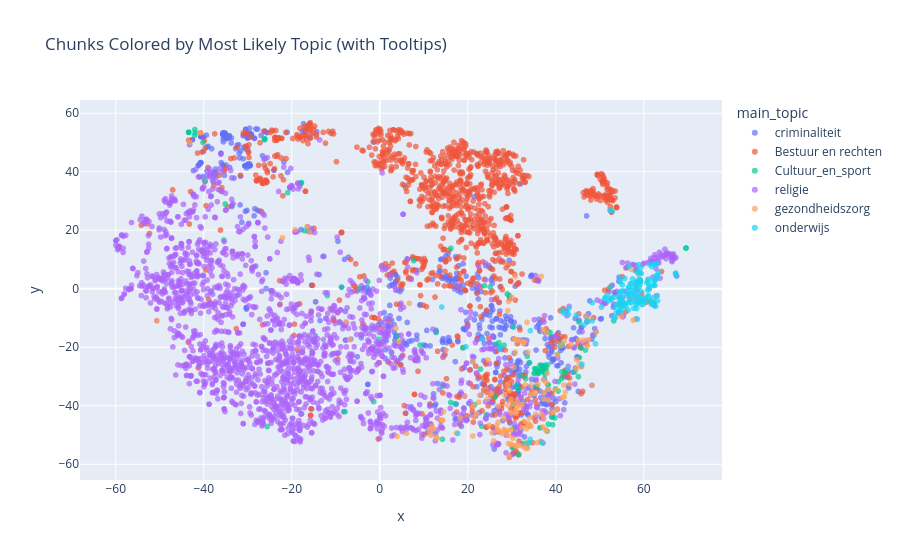
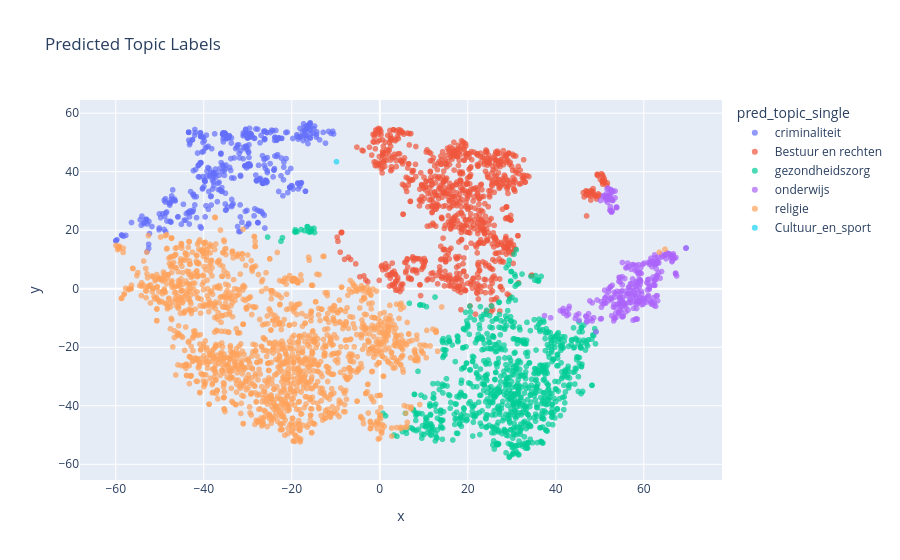
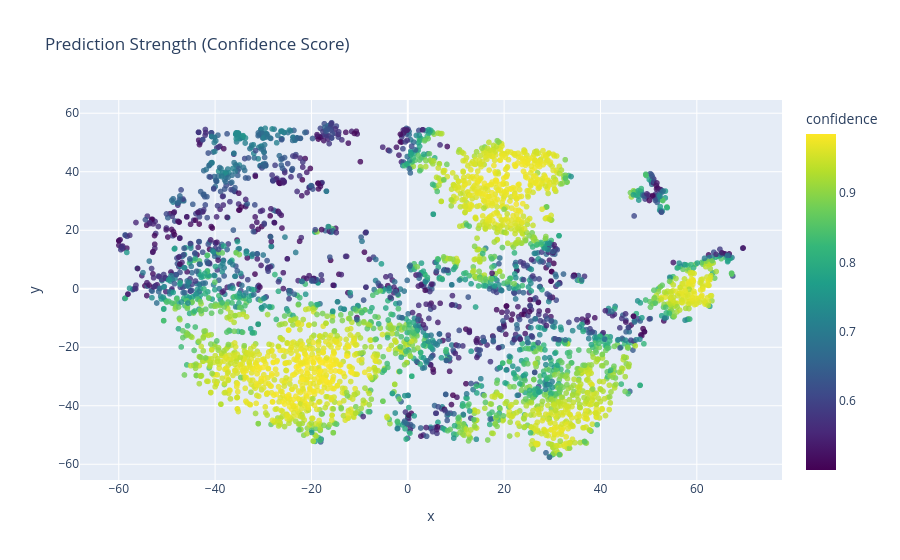

Source (notebook cell) for these figures, in order:
### Code cell
# =========================
# FILTERS (set as needed)
# =========================
# Which label field to filter on for topics: "main", "pred", or "true"
TOPIC_FILTER_SOURCE = "true"          # "main" | "pred" | "true"
TOPIC_FILTER_VALUES = []              # e.g., ["Reparations and Remembrance"]

# Document types to keep (empty = no filter)
DOC_TYPES_FILTER = []                 # e.g., ["Kamerstuk", "Nota", "Wetsvoorstel"]

# Year filter (any of the forms below). Use only one:
YEAR_MIN, YEAR_MAX = None, None       # e.g., 2015, 2024  (inclusive range); None to skip
YEAR_IN = []                          # e.g., [2019, 2020, 2021] (takes precedence over range if set)

# Confidence thresholds PER MAIN TOPIC (row-wise). If a row's main_topic is present here,
# keep it only if df['confidence'] >= that topic's threshold. Leave {} to disable.
# General confidence threshold (set to None to disable)
CONFIDENCE_MIN = 0.5  # e.g., 0.5

CONFIDENCE_MIN_BY_TOPIC = {}  # keep for compatibility, but not used

# Apply general confidence filter if set
if CONFIDENCE_MIN is not None:
    df_filt = df_filt[df_filt['confidence'] >= CONFIDENCE_MIN]

# =========================

import numpy as np
import pandas as pd

# Ensure helper conversions already defined earlier
# safe_to_list, topic_names, etc. assumed to exist per your notebook

def safe_to_list(val):
    if isinstance(val, list):
        return val
    if pd.isna(val) or val is None:
        return []
    if isinstance(val, str):
        try:
            # Try to parse string representation of list
            import ast
            parsed = ast.literal_eval(val)
            if isinstance(parsed, list):
                return parsed
        except Exception:
            pass
        # fallback: split by comma
        return [v.strip() for v in val.split(",") if v.strip()]
    return list(val) if hasattr(val, '__iter__') and not isinstance(val, (str, bytes)) else [val]

# --- Ensure basics are prepared (from your snippet) ---
df['cosine_weighted'] = df['cosine_weighted'].apply(safe_to_list)
df['true_topic'] = df['true_topic'].apply(safe_to_list)

if 'main_topic' not in df.columns:
    df['main_topic'] = df['cosine_weighted'].apply(
        lambda x: topic_names[np.argmax(x)] if isinstance(x, list) and len(x) == len(topic_names) else "unknown"
    )

if 'true_topic_single' not in df.columns:
    df['true_topic_single'] = df['true_topic'].apply(lambda x: x[0] if x else "unknown")

if 'pred_topic_single' not in df.columns and 'pred_label' in df.columns:
    df['pred_topic_single'] = df['pred_label']

# --- Add a short preview of chunk_text for tooltips ---
def make_preview(text, max_chars=60):
    s = str(text) if not pd.isna(text) else ""
    s = " ".join(s.split())               # collapse whitespace/newlines
    return s if len(s) <= max_chars else s[:max_chars-1].rstrip() + "…"

df["chunk_preview"] = df_filt.get("chunk_text", "").apply(make_preview)


# ------------- APPLY FILTERS -------------
df_filt = df.copy()

# Topic filter
if TOPIC_FILTER_VALUES:
    if TOPIC_FILTER_SOURCE == "main":
        df_filt = df_filt[df_filt['main_topic'].astype(str).isin(TOPIC_FILTER_VALUES)]
    elif TOPIC_FILTER_SOURCE == "pred":
        df_filt = df_filt[df_filt['pred_topic_single'].astype(str).isin(TOPIC_FILTER_VALUES)]
    elif TOPIC_FILTER_SOURCE == "true":
        # match against true_topic_single (single label) and also allow list in 'true_topic'
        mask_single = df_filt['true_topic_single'].astype(str).isin(TOPIC_FILTER_VALUES)
        mask_list = df_filt['true_topic'].apply(lambda lst: any(t in TOPIC_FILTER_VALUES for t in (lst if isinstance(lst, list) else [])))
        df_filt = df_filt[mask_single | mask_list]

# Document_type filter
if DOC_TYPES_FILTER and 'Document_type' in df_filt.columns:
    df_filt = df_filt[df_filt['document_type'].astype(str).isin(DOC_TYPES_FILTER)]

# Year filter
if 'Year' in df_filt.columns:
    if YEAR_IN:
        df_filt = df_filt[df_filt['year'].isin(YEAR_IN)]
    else:
        if YEAR_MIN is not None:
            df_filt = df_filt[df_filt['year'] >= YEAR_MIN]
        if YEAR_MAX is not None:
            df_filt = df_filt[df_filt['year'] <= YEAR_MAX]

# Confidence-by-main-topic filter
if CONFIDENCE_MIN_BY_TOPIC:
    def keep_row(row):
        mt = str(row.get('main_topic', 'unknown'))
        thr = CONFIDENCE_MIN_BY_TOPIC.get(mt, None)
        if thr is None:
            return True  # no threshold for this topic
        try:
            return float(row.get('confidence', np.nan)) >= float(thr)
        except Exception:
            return False
    df_filt = df_filt[df_filt.apply(keep_row, axis=1)]


# Apply general confidence filter if set
if CONFIDENCE_MIN is not None:
    df_filt = df_filt[df_filt['confidence'] >= CONFIDENCE_MIN]




# ------------- END FILTERS -------------

# --- Rebuild tooltip on filtered set ---
def tooltip_text(row):
    if isinstance(row['cosine_weighted'], list):
        topic_conf = [
            f"{topic_names[i]}: {round(score, 2)}"
            for i, score in enumerate(row['cosine_weighted'])
            if score > 0
        ]
        return "\n".join(topic_conf)
    return ""

df_filt['tooltip'] = df_filt.apply(tooltip_text, axis=1)

# =========================
# PLOTTING (use df_filt)
# =========================
import plotly.express as px
import seaborn as sns
import matplotlib.pyplot as plt
from matplotlib.patches import Patch

# Plotly scatter with main topic coloring + tooltips (uses preview)
fig = px.scatter(
    df_filt,
    x='x', y='y',
    color='main_topic',
    hover_data={
        'filename': True,
        'main_topic': True,
        'chunk_preview': True,  # <= short segment here
        'tooltip': True,        # your topic/score list
        'x': False, 'y': False,
    },
    title="Chunks Colored by Most Likely Topic (with Tooltips)"
)
fig.update_traces(marker=dict(size=6, opacity=0.7))
fig.show()

# Predicted labels scatter (uses preview instead of full text)
fig_pred = px.scatter(
    df_filt,
    x='x', y='y',
    color='pred_topic_single',
    hover_data={
        'chunk_preview': True,          # <= short segment here
        'pred_topic_single': True,
        'confidence': True
    },
    title="Predicted Topic Labels"
)
fig_pred.update_traces(marker=dict(size=6, opacity=0.7))
fig_pred.show()

# Confidence strength map (uses preview)
fig_conf = px.scatter(
    df_filt,
    x='x', y='y',
    color='confidence',
    color_continuous_scale='Viridis',
    hover_data={
        'chunk_preview': True,          # <= short segment here
        'pred_topic_single': True,
        'confidence': True
    },
    title="Prediction Strength (Confidence Score)"
)
fig_conf.update_traces(marker=dict(size=6, opacity=0.8))
fig_conf.show()


# Confidence distribution per TRUE topic
df_plot = df_filt[['confidence', 'main_topic']].copy()
df_plot['confidence'] = pd.to_numeric(df_plot['confidence'], errors='coerce')
df_plot = df_plot.dropna(subset=['confidence'])

counts = df_plot.groupby(df_plot['main_topic'].astype(str))['confidence'].size()
valid_topics = [t for t, c in counts.items() if c >= 2]

df_kde = df_plot[df_plot['main_topic'].astype(str).isin(valid_topics)].copy()
df_kde['main_topic'] = df_kde['main_topic'].astype(str)

if 'topic_names' in globals() and isinstance(topic_names, list):
    hue_order = [t for t in topic_names if t in set(valid_topics)]
else:
    hue_order = valid_topics

palette_colors = sns.color_palette("Set2", n_colors=len(hue_order))
palette_map = {lab: col for lab, col in zip(hue_order, palette_colors)}

if not df_kde.empty and len(hue_order) > 0:
    plt.figure(figsize=(12, 6))
    sns.histplot(
        data=df_kde,
        x='confidence',
        hue='main_topic',
        bins=30,
        kde=True,
        multiple='stack',
        palette=palette_map,
        hue_order=hue_order
    )
    plt.title("Confidence Distribution by True Topic")
    plt.xlabel("Model Confidence")
    plt.ylabel("Number of Chunks")

    handles = [Patch(facecolor=palette_map[k], label=k) for k in hue_order]
    plt.legend(
        handles=handles,
        title="True Topic",
        loc="center left",
        bbox_to_anchor=(1.0, 0.5),
        borderaxespad=0.,
        fontsize='small',
        title_fontsize='medium',
        frameon=True
    )
    plt.tight_layout(rect=[0, 0, 0.85, 1])
    plt.show()
else:
    print("No valid topics with at least 2 samples for confidence distribution plot.")

### Figure 1 — Plotly figure (JSON) as saved in the notebook; plotly's stock layout.template omitted (floating-point values rounded to 4 significant figures; data arrays with more than 128 entries replaced by an {"elided": "..."} marker saying what was removed)
{"data": [{"customdata": {"elided": "617x4 str values"}, "hovertemplate": "main_topic=%{customdata[1]}<br>filename=%{customdata[0]}<br>chunk_preview=%{customdata[2]}<br>tooltip=%{customdata[3]}<extra></extra>", "legendgroup": "criminaliteit", "marker": {"color": "#636efa", "opacity": 0.7, "size": 6, "symbol": "circle"}, "mode": "markers", "name": "criminaliteit", "showlegend": true, "type": "scattergl", "x": {"elided": "617 float values"}, "xaxis": "x", "y": {"elided": "617 float values"}, "yaxis": "y"}, {"customdata": {"elided": "1211x4 str values"}, "hovertemplate": "main_topic=%{customdata[1]}<br>filename=%{customdata[0]}<br>chunk_preview=%{customdata[2]}<br>tooltip=%{customdata[3]}<extra></extra>", "legendgroup": "Bestuur en rechten", "marker": {"color": "#EF553B", "opacity": 0.7, "size": 6, "symbol": "circle"}, "mode": "markers", "name": "Bestuur en rechten", "showlegend": true, "type": "scattergl", "x": {"elided": "1211 float values"}, "xaxis": "x", "y": {"elided": "1211 float values"}, "yaxis": "y"}, {"customdata": {"elided": "127x4 str values"}, "hovertemplate": "main_topic=%{customdata[1]}<br>filename=%{customdata[0]}<br>chunk_preview=%{customdata[2]}<br>tooltip=%{customdata[3]}<extra></extra>", "legendgroup": "Cultuur_en_sport", "marker": {"color": "#00cc96", "opacity": 0.7, "size": 6, "symbol": "circle"}, "mode": "markers", "name": "Cultuur_en_sport", "showlegend": true, "type": "scattergl", "x": [26.25, 58.04, -42.02, 24.25, 41.39, 46.73, 45.14, 38.32, 41.03, 61.46, 41.31, 14.22, 36.54, 29.38, 42.01, 16.17, 38.02, 23.16, 39.79, 53.15, 39.31, 33.14, 39.14, 40.56, -41.96, 25.06, 28.21, -2.733, -4.684, 7.709, -8.69, 28.94, 45.36, 41.47, 26.45, 38.73, 9.14, -40.18, -42.08, 36.38, 37.29, 37.09, 35.94, 37.77, 30.38, 35.4, 37.56, 37.55, 38.13, 36.12, 35.2, 37.79, 36.1, 37.33, 35.71, 37.38, 36.8, 35.94, -1.403, 35.04, 35.29, 37.01, 22.87, -14.59, 32.13, 2.661, 38.28, -17.95, -17.93, -18.03, -17.81, 44.31, -26.11, 36.37, 40.4, 45.26, 30.4, 32.88, 33.78, 34.02, 39.92, 17.11, 38.21, 38.24, -35.12, 16.12, 4.1, 4.137, 18.83, 30.1, -17.11, -7.91, -26.23, -11.91, -25.59, -15.59, -35.45, 27.04, 48.59, 21.55, 59.29, 30.48, 69.53, 69.61, 23.78, 62.37, 45.73, -24.61, 14.21, 12.78, -20.91, 31.47, -26.19, 33.53, 31.03, 31.47, -43.43, -43.42, -43.42, -43.43, -43.43, -0.2023, 40.52, -43.42, -43.42, -43.42, -43.43], "xaxis": "x", "y": [-36.82, 6.221, 54.43, -43.11, -28.41, -20.95, -30.06, -46.3, -19.48, -4.077, -30.74, -51.46, -47.52, -2.267, -28.61, 13.83, -48.67, -46.98, -44.16, -11.0, -46.48, -30.76, -43.77, -31.8, 53.39, 0.598, -19.28, 2.374, -0.01721, 9.584, 0.5371, -1.79, -23.52, -18.94, -19.15, -15.0, -19.24, 49.98, 52.47, -26.17, -27.93, -26.45, -27.94, -27.12, -13.09, -27.35, -26.09, -29.23, -26.04, -28.76, -27.32, -28.19, -28.24, -28.63, -33.45, -27.57, -28.17, -27.79, -38.58, -28.97, -28.77, -26.78, -27.46, -4.454, -29.66, -21.76, -14.72, 36.04, 36.13, 36.08, 36.28, -28.4, 51.23, -47.51, -22.43, -11.38, -39.33, -52.85, -52.64, -25.32, -34.21, -39.38, -32.79, -32.89, 28.97, -38.86, -16.1, -18.49, -20.22, -54.28, 19.87, -42.03, 51.22, -2.331, -47.11, 19.78, 16.66, -18.42, -16.02, -39.61, 2.501, -47.51, 13.86, 13.93, 1.052, -4.692, -20.26, -0.668, -33.35, -14.7, 32.87, -56.71, 50.93, -23.09, -33.19, -34.33, 53.49, 53.49, 53.49, 53.49, 53.49, -17.24, -35.0, 53.49, 53.49, 53.49, 53.49], "yaxis": "y"}, {"customdata": {"elided": "1803x4 str values"}, "hovertemplate": "main_topic=%{customdata[1]}<br>filename=%{customdata[0]}<br>chunk_preview=%{customdata[2]}<br>tooltip=%{customdata[3]}<extra></extra>", "legendgroup": "religie", "marker": {"color": "#ab63fa", "opacity": 0.7, "size": 6, "symbol": "circle"}, "mode": "markers", "name": "religie", "showlegend": true, "type": "scattergl", "x": {"elided": "1803 float values"}, "xaxis": "x", "y": {"elided": "1803 float values"}, "yaxis": "y"}, {"customdata": {"elided": "161x4 str values"}, "hovertemplate": "main_topic=%{customdata[1]}<br>filename=%{customdata[0]}<br>chunk_preview=%{customdata[2]}<br>tooltip=%{customdata[3]}<extra></extra>", "legendgroup": "gezondheidszorg", "marker": {"color": "#FFA15A", "opacity": 0.7, "size": 6, "symbol": "circle"}, "mode": "markers", "name": "gezondheidszorg", "showlegend": true, "type": "scattergl", "x": {"elided": "161 float values"}, "xaxis": "x", "y": {"elided": "161 float values"}, "yaxis": "y"}, {"customdata": {"elided": "153x4 str values"}, "hovertemplate": "main_topic=%{customdata[1]}<br>filename=%{customdata[0]}<br>chunk_preview=%{customdata[2]}<br>tooltip=%{customdata[3]}<extra></extra>", "legendgroup": "onderwijs", "marker": {"color": "#19d3f3", "opacity": 0.7, "size": 6, "symbol": "circle"}, "mode": "markers", "name": "onderwijs", "showlegend": true, "type": "scattergl", "x": {"elided": "153 float values"}, "xaxis": "x", "y": {"elided": "153 float values"}, "yaxis": "y"}], "layout": {"legend": {"title": {"text": "main_topic"}, "tracegroupgap": 0}, "title": {"text": "Chunks Colored by Most Likely Topic (with Tooltips)"}, "xaxis": {"anchor": "y", "domain": [0, 1], "title": {"text": "x"}}, "yaxis": {"anchor": "x", "domain": [0, 1], "title": {"text": "y"}}}}

### Figure 2 — Plotly figure (JSON) as saved in the notebook; plotly's stock layout.template omitted (floating-point values rounded to 4 significant figures; data arrays with more than 128 entries replaced by an {"elided": "..."} marker saying what was removed)
{"data": [{"customdata": {"elided": "443x3 mixed values"}, "hovertemplate": "pred_topic_single=%{customdata[1]}<br>x=%{x}<br>y=%{y}<br>chunk_preview=%{customdata[0]}<br>confidence=%{customdata[2]}<extra></extra>", "legendgroup": "criminaliteit", "marker": {"color": "#636efa", "opacity": 0.7, "size": 6, "symbol": "circle"}, "mode": "markers", "name": "criminaliteit", "showlegend": true, "type": "scattergl", "x": {"elided": "443 float values"}, "xaxis": "x", "y": {"elided": "443 float values"}, "yaxis": "y"}, {"customdata": {"elided": "911x3 mixed values"}, "hovertemplate": "pred_topic_single=%{customdata[1]}<br>x=%{x}<br>y=%{y}<br>chunk_preview=%{customdata[0]}<br>confidence=%{customdata[2]}<extra></extra>", "legendgroup": "Bestuur en rechten", "marker": {"color": "#EF553B", "opacity": 0.7, "size": 6, "symbol": "circle"}, "mode": "markers", "name": "Bestuur en rechten", "showlegend": true, "type": "scattergl", "x": {"elided": "911 float values"}, "xaxis": "x", "y": {"elided": "911 float values"}, "yaxis": "y"}, {"customdata": {"elided": "870x3 mixed values"}, "hovertemplate": "pred_topic_single=%{customdata[1]}<br>x=%{x}<br>y=%{y}<br>chunk_preview=%{customdata[0]}<br>confidence=%{customdata[2]}<extra></extra>", "legendgroup": "gezondheidszorg", "marker": {"color": "#00cc96", "opacity": 0.7, "size": 6, "symbol": "circle"}, "mode": "markers", "name": "gezondheidszorg", "showlegend": true, "type": "scattergl", "x": {"elided": "870 float values"}, "xaxis": "x", "y": {"elided": "870 float values"}, "yaxis": "y"}, {"customdata": {"elided": "294x3 mixed values"}, "hovertemplate": "pred_topic_single=%{customdata[1]}<br>x=%{x}<br>y=%{y}<br>chunk_preview=%{customdata[0]}<br>confidence=%{customdata[2]}<extra></extra>", "legendgroup": "onderwijs", "marker": {"color": "#ab63fa", "opacity": 0.7, "size": 6, "symbol": "circle"}, "mode": "markers", "name": "onderwijs", "showlegend": true, "type": "scattergl", "x": {"elided": "294 float values"}, "xaxis": "x", "y": {"elided": "294 float values"}, "yaxis": "y"}, {"customdata": {"elided": "1553x3 mixed values"}, "hovertemplate": "pred_topic_single=%{customdata[1]}<br>x=%{x}<br>y=%{y}<br>chunk_preview=%{customdata[0]}<br>confidence=%{customdata[2]}<extra></extra>", "legendgroup": "religie", "marker": {"color": "#FFA15A", "opacity": 0.7, "size": 6, "symbol": "circle"}, "mode": "markers", "name": "religie", "showlegend": true, "type": "scattergl", "x": {"elided": "1553 float values"}, "xaxis": "x", "y": {"elided": "1553 float values"}, "yaxis": "y"}, {"customdata": [[null, "Cultuur_en_sport", 0.5112]], "hovertemplate": "pred_topic_single=%{customdata[1]}<br>x=%{x}<br>y=%{y}<br>chunk_preview=%{customdata[0]}<br>confidence=%{customdata[2]}<extra></extra>", "legendgroup": "Cultuur_en_sport", "marker": {"color": "#19d3f3", "opacity": 0.7, "size": 6, "symbol": "circle"}, "mode": "markers", "name": "Cultuur_en_sport", "showlegend": true, "type": "scattergl", "x": [-9.846], "xaxis": "x", "y": [43.44], "yaxis": "y"}], "layout": {"legend": {"title": {"text": "pred_topic_single"}, "tracegroupgap": 0}, "title": {"text": "Predicted Topic Labels"}, "xaxis": {"anchor": "y", "domain": [0, 1], "title": {"text": "x"}}, "yaxis": {"anchor": "x", "domain": [0, 1], "title": {"text": "y"}}}}

### Figure 3 — Plotly figure (JSON) as saved in the notebook; plotly's stock layout.template omitted (floating-point values rounded to 4 significant figures; data arrays with more than 128 entries replaced by an {"elided": "..."} marker saying what was removed)
{"data": [{"customdata": {"elided": "4072x3 mixed values"}, "hovertemplate": "x=%{x}<br>y=%{y}<br>chunk_preview=%{customdata[0]}<br>pred_topic_single=%{customdata[1]}<br>confidence=%{marker.color}<extra></extra>", "legendgroup": "", "marker": {"color": {"elided": "4072 float values"}, "coloraxis": "coloraxis", "opacity": 0.8, "size": 6, "symbol": "circle"}, "mode": "markers", "name": "", "showlegend": false, "type": "scattergl", "x": {"elided": "4072 float values"}, "xaxis": "x", "y": {"elided": "4072 float values"}, "yaxis": "y"}], "layout": {"coloraxis": {"colorbar": {"title": {"text": "confidence"}}, "colorscale": [[0, "#440154"], [0.1111, "#482878"], [0.2222, "#3e4989"], [0.3333, "#31688e"], [0.4444, "#26828e"], [0.5556, "#1f9e89"], [0.6667, "#35b779"], [0.7778, "#6ece58"], [0.8889, "#b5de2b"], [1, "#fde725"]]}, "legend": {"tracegroupgap": 0}, "title": {"text": "Prediction Strength (Confidence Score)"}, "xaxis": {"anchor": "y", "domain": [0, 1], "title": {"text": "x"}}, "yaxis": {"anchor": "x", "domain": [0, 1], "title": {"text": "y"}}}}
